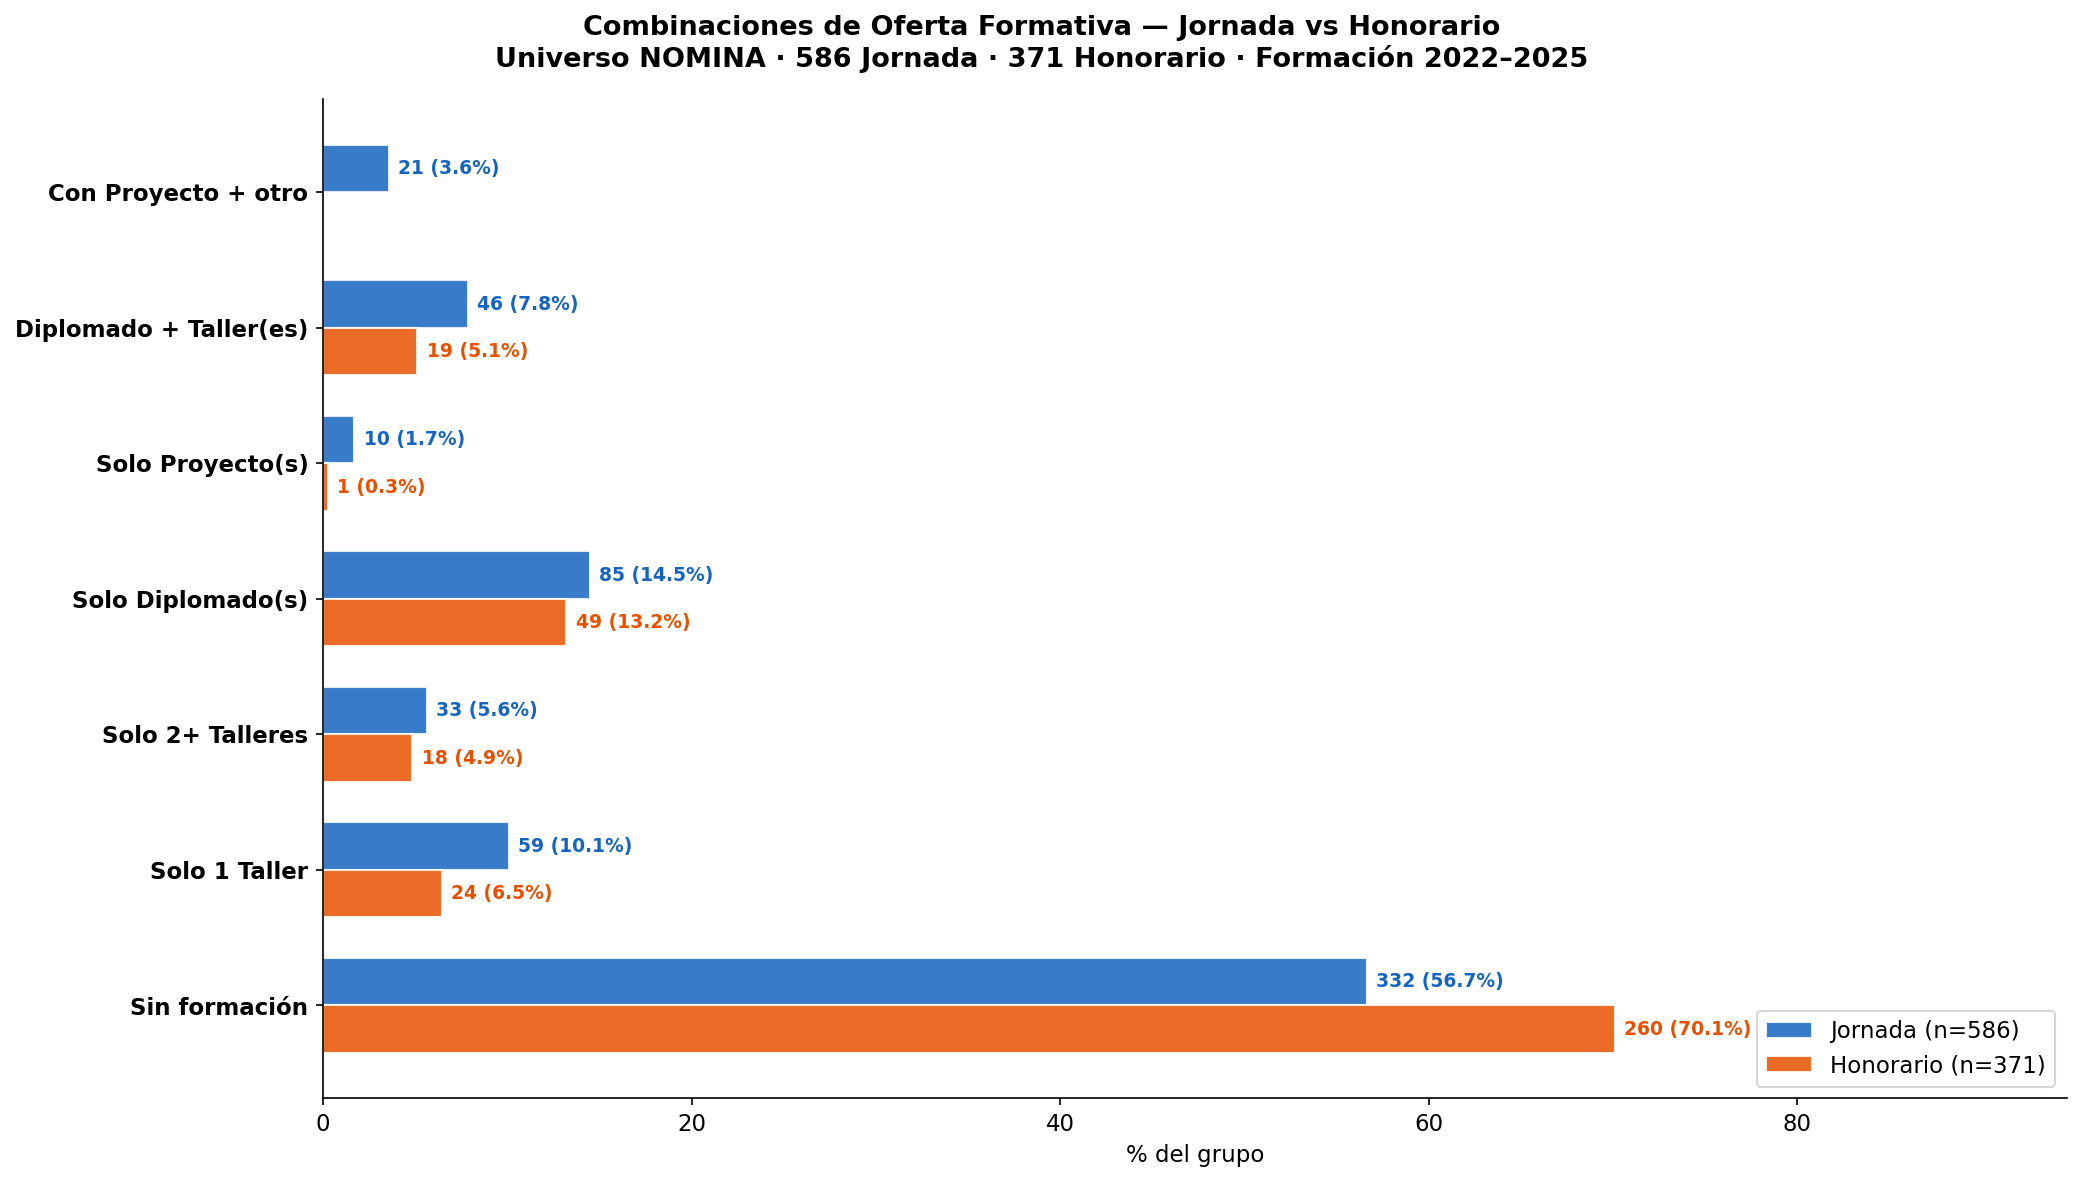

Reproduce this figure in Python.
import sys; sys.stdout.reconfigure(encoding="utf-8")
import pandas as pd
import matplotlib.pyplot as plt
import matplotlib
import numpy as np
import os

BASE = os.path.dirname(__file__)
OUT  = os.path.join(BASE, "G_oferta_formativa_contrato_918.png")
SRC  = os.path.join(BASE, "..", "..", "CONSOLIDADO DOCENTES 3-05-2026")

matplotlib.rcParams.update({"font.family": "DejaVu Sans", "font.size": 11})

C_JORNADA   = "#1565C0"
C_HONORARIO = "#E65100"

def limpiar_rut(s):
    return str(s).strip().replace(".", "").split("-")[0].strip()

# ── NOMINA ────────────────────────────────────────────────────────────────────
nom = pd.read_csv(os.path.join(SRC, "CONSOLIDADO DOCENTES 3-05-2026.xlsx - NOMINA .csv"),
                  dtype=str, encoding="utf-8-sig")
nom.columns = nom.columns.str.strip()
nom["rut_key"] = nom["RUT"].apply(limpiar_rut)
nom["tipo_contrato"] = nom["JORNADA/HONORARIO"].str.strip().str.upper()
tipo_map = nom.drop_duplicates("rut_key").set_index("rut_key")["tipo_contrato"].to_dict()
ruts_nomina = set(nom["rut_key"].unique())

# ── Contar formaciones ────────────────────────────────────────────────────────
conteo = {}

for year in ["2022","2023","2024","2025"]:
    df = pd.read_csv(os.path.join(SRC, f"CONSOLIDADO DOCENTES 3-05-2026.xlsx - DIPLOMADO {year}.csv"),
                     encoding="utf-8-sig", dtype=str)
    df["rut_key"] = df["RUT"].apply(limpiar_rut)
    for rut in df["rut_key"]:
        if rut in ruts_nomina:
            conteo.setdefault(rut, {"D":0,"T":0,"P":0})
            conteo[rut]["D"] += 1

for f in ["TALLERES 2023_2","TALLERES 2024_1","TALLERES 2024_2"]:
    df = pd.read_csv(os.path.join(SRC, f"CONSOLIDADO DOCENTES 3-05-2026.xlsx - {f}.csv"),
                     encoding="utf-8-sig", dtype=str)
    df.columns = df.columns.str.strip()
    df["rut_key"] = df["RUT"].apply(limpiar_rut)
    for rut in df["rut_key"]:
        if rut in ruts_nomina:
            conteo.setdefault(rut, {"D":0,"T":0,"P":0})
            conteo[rut]["T"] += 1

df = pd.read_csv(os.path.join(SRC, "CONSOLIDADO DOCENTES 3-05-2026.xlsx - PROYECTOS DE INVESTIGACION.csv"),
                 encoding="utf-8-sig", dtype=str)
df.columns = df.columns.str.strip()
df["rut_key"] = df["RUT"].apply(limpiar_rut)
for rut in df["rut_key"]:
    if rut in ruts_nomina:
        conteo.setdefault(rut, {"D":0,"T":0,"P":0})
        conteo[rut]["P"] += 1

# ── Construir tabla ───────────────────────────────────────────────────────────
rows = []
for rut, c in conteo.items():
    rows.append({"rut_key":rut, "D":c["D"],"T":c["T"],"P":c["P"],
                 "tipo": tipo_map.get(rut,"?")})
for rut in ruts_nomina - set(conteo.keys()):
    rows.append({"rut_key":rut, "D":0,"T":0,"P":0, "tipo": tipo_map.get(rut,"?")})

result = pd.DataFrame(rows)
result = result[result["tipo"].isin(["JORNADA","HONORARIO"])].copy()

# Patrón legible
def patron(r):
    parts = []
    if r["D"]>0: parts.append(f"{r['D']} Diplomado{'s' if r['D']>1 else ''}")
    if r["T"]>0: parts.append(f"{r['T']} Taller{'es' if r['T']>1 else ''}")
    if r["P"]>0: parts.append(f"{r['P']} Proyecto{'s' if r['P']>1 else ''}")
    return " + ".join(parts) if parts else "Sin formación"
result["patron"] = result.apply(patron, axis=1)

# Categoría agrupada para gráfico
def categoria(r):
    if r["D"]==0 and r["T"]==0 and r["P"]==0: return "Sin formación"
    if r["D"]>0  and r["T"]==0 and r["P"]==0: return "Solo Diplomado"
    if r["D"]==0 and r["T"]>0  and r["P"]==0: return f"Solo Taller{'es' if r['T']>1 else ''} ({r['T']})"
    if r["D"]==0 and r["T"]==0 and r["P"]>0:  return "Solo Proyecto"
    if r["D"]>0  and r["T"]>0  and r["P"]==0: return f"Diplomado + {r['T']}T"
    return "Mixto con Proyecto"
result["cat"] = result.apply(categoria, axis=1)

# Agrupar talleres solo en 1T, 2T, 3T+
def cat_simple(r):
    if r["D"]==0 and r["T"]==0 and r["P"]==0: return "Sin formación"
    if r["D"]>0  and r["T"]==0 and r["P"]==0: return "Solo Diplomado(s)"
    if r["D"]==0 and r["T"]>0  and r["P"]==0:
        if r["T"]==1: return "Solo 1 Taller"
        if r["T"]==2: return "Solo 2 Talleres"
        return "Solo 3+ Talleres"
    if r["D"]==0 and r["T"]==0 and r["P"]>0:  return "Solo Proyecto(s)"
    if r["D"]>0  and r["T"]>0  and r["P"]==0:
        return f"Diplomado + {r['T']}T"
    return "Mixto con Proyecto"
result["cat_s"] = result.apply(cat_simple, axis=1)

# Orden para gráfico
ORD_CAT = [
    "Sin formación",
    "Solo 1 Taller",
    "Solo 2 Talleres",
    "Solo 3+ Talleres",
    "Solo Diplomado(s)",
    "Solo Proyecto(s)",
    "Diplomado + 1T",
    "Diplomado + 2T",
    "Diplomado + 3T",
    "Mixto con Proyecto",
]
ord_validos = [c for c in ORD_CAT if c in result["cat_s"].values]

n_j = len(result[result["tipo"]=="JORNADA"])
n_h = len(result[result["tipo"]=="HONORARIO"])
n_j_form = len(result[(result["tipo"]=="JORNADA") & (result["cat_s"]!="Sin formación")])
n_h_form = len(result[(result["tipo"]=="HONORARIO") & (result["cat_s"]!="Sin formación")])

# ── Cascada ───────────────────────────────────────────────────────────────────
print("=" * 70)
print("  COMBINACIONES DE OFERTA FORMATIVA — Jornada vs Honorario")
print("=" * 70)
print(f"  957 docentes NOMINA")
print(f"    ├── Jornada   : {n_j} | con formación: {n_j_form} ({100*n_j_form/n_j:.1f}%)")
print(f"    └── Honorario : {n_h} | con formación: {n_h_form} ({100*n_h_form/n_h:.1f}%)")
print()
print(f"  {'Combinación':<25} {'Jornada':>10} {'Honorario':>10}")
print(f"  {'-'*25} {'-'*10} {'-'*10}")
for cat in ord_validos:
    nj = len(result[(result["tipo"]=="JORNADA")   & (result["cat_s"]==cat)])
    nh = len(result[(result["tipo"]=="HONORARIO") & (result["cat_s"]==cat)])
    pj = f"({100*nj/n_j:.1f}%)" if nj>0 else ""
    ph = f"({100*nh/n_h:.1f}%)" if nh>0 else ""
    print(f"  {cat:<25} {nj:>4} {pj:>6}  {nh:>4} {ph:>6}")

# Agrupar Diplomado + nT que son muy pequeños
def cat_grafico(r):
    if r["D"]==0 and r["T"]==0 and r["P"]==0: return "Sin formación"
    if r["D"]>0  and r["T"]==0 and r["P"]==0: return "Solo Diplomado(s)"
    if r["D"]==0 and r["T"]==1 and r["P"]==0: return "Solo 1 Taller"
    if r["D"]==0 and r["T"]>=2 and r["P"]==0: return "Solo 2+ Talleres"
    if r["D"]==0 and r["T"]==0 and r["P"]>0:  return "Solo Proyecto(s)"
    if r["D"]>0  and r["T"]>0  and r["P"]==0: return "Diplomado + Taller(es)"
    return "Con Proyecto + otro"
result["cat_g"] = result.apply(cat_grafico, axis=1)

ORD_G = [
    "Sin formación",
    "Solo 1 Taller",
    "Solo 2+ Talleres",
    "Solo Diplomado(s)",
    "Solo Proyecto(s)",
    "Diplomado + Taller(es)",
    "Con Proyecto + otro",
]
ord_g = [c for c in ORD_G if c in result["cat_g"].values]

# ── Figura ────────────────────────────────────────────────────────────────────
fig, ax = plt.subplots(figsize=(14, 8))
fig.suptitle(
    "Combinaciones de Oferta Formativa — Jornada vs Honorario\n"
    f"Universo NOMINA · {n_j} Jornada · {n_h} Honorario · Formación 2022–2025",
    fontsize=13, fontweight="bold")

y = np.arange(len(ord_g))
w = 0.35

vals_j = [len(result[(result["tipo"]=="JORNADA")  &(result["cat_g"]==c)]) for c in ord_g]
vals_h = [len(result[(result["tipo"]=="HONORARIO")&(result["cat_g"]==c)]) for c in ord_g]
pcts_j = [100*v/n_j for v in vals_j]
pcts_h = [100*v/n_h for v in vals_h]

ax.barh(y + w/2, pcts_j, height=w, color=C_JORNADA, alpha=0.85,
        label=f"Jornada (n={n_j})", edgecolor="white")
ax.barh(y - w/2, pcts_h, height=w, color=C_HONORARIO, alpha=0.85,
        label=f"Honorario (n={n_h})", edgecolor="white")

for i, (pj, ph, vj, vh) in enumerate(zip(pcts_j, pcts_h, vals_j, vals_h)):
    if vj > 0:
        ax.text(pj + 0.5, i + w/2, f"{vj} ({pj:.1f}%)",
                va="center", fontsize=9, fontweight="bold", color=C_JORNADA)
    if vh > 0:
        ax.text(ph + 0.5, i - w/2, f"{vh} ({ph:.1f}%)",
                va="center", fontsize=9, fontweight="bold", color=C_HONORARIO)

ax.set_yticks(y)
ax.set_yticklabels(ord_g, fontsize=11, fontweight="bold")
ax.set_xlabel("% del grupo")
ax.set_xlim(0, max(max(pcts_j), max(pcts_h)) * 1.35)
ax.legend(fontsize=11, loc="lower right")
ax.spines["top"].set_visible(False)
ax.spines["right"].set_visible(False)

plt.tight_layout()
plt.savefig(OUT, dpi=150, bbox_inches="tight")
plt.close()
print(f"\nGuardado: {OUT}")

print("=" * 70)
